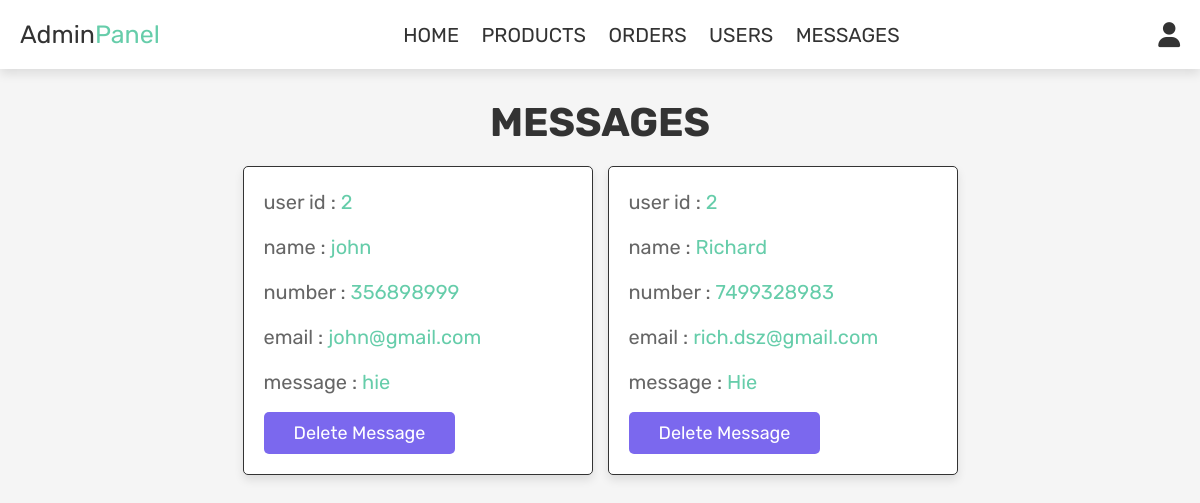
The app's page /project/admin_contacts.php (signed in) with its own data.
### tables this page shows
CREATE TABLE IF NOT EXISTS `message` (
  `id` int(100) NOT NULL AUTO_INCREMENT,
  `user_id` int(100) NOT NULL,
  `name` varchar(100) NOT NULL,
  `email` varchar(100) NOT NULL,
  `number` varchar(12) NOT NULL,
  `message` varchar(500) NOT NULL,
  PRIMARY KEY (`id`)
);

### project/admin_contacts.php (the view, shortened to what this page needs)
<?php
include 'config.php';
?>
<!DOCTYPE html>
<html lang="en">
<head>
   <link rel="stylesheet" href="https://cdnjs.cloudflare.com/ajax/libs/font-awesome/6.0.0/css/all.min.css">
   <link rel="stylesheet" href="css/admin_style.css">
</head>
<body>
<?php include 'admin_header.php'; ?>
<section class="messages">
   <h1 class="title"> messages </h1>
   <div class="box-container">
   <?php
      $select_message = mysqli_query($conn, "SELECT * FROM `message`") or die('query failed');
      if(mysqli_num_rows($select_message) > 0){
         while($fetch_message = mysqli_fetch_assoc($select_message)){
   ?>
   <div class="box">
      <p> user id : <span><?php echo $fetch_message['user_id']; ?></span> </p>
      <p> name : <span><?php echo $fetch_message['name']; ?></span> </p>
      <p> number : <span><?php echo $fetch_message['number']; ?></span> </p>
      <p> email : <span><?php echo $fetch_message['email']; ?></span> </p>
      <p> message : <span><?php echo $fetch_message['message']; ?></span> </p>
      <a href="admin_contacts.php?delete=<?php echo $fetch_message['id']; ?>" onclick="return confirm('delete this message?');" class="delete-btn">delete message</a>
   </div>
   <?php
      };
   }else{
      echo '<p class="empty">you have no messages!</p>';
   }
   ?>
   </div>
</section>
</body>
</html>

### project/css/admin_style.css (style rules this page uses)
:root { --MediumAquaMarine:#66CDAA; --MediumSlateBlue:#7B68EE; --orange:#f39c12; --black:#333; --white:#fff; --light-color:#666; --light-white:#ccc; --light-bg:#f5f5f5; --border:.1rem solid var(--black); --box-shadow:0 .5rem 1rem rgba(0,0,0,.1); }
* { font-family: 'Rubik', sans-serif; margin:0; padding:0; box-sizing: border-box; outline: none; border:none; text-decoration: none; transition:all .2s linear; }
html { font-size: 62.5%; overflow-x: hidden; }
body { background-color: var(--light-bg); }
section { padding:3rem 2rem; }
.title { text-align: center; margin-bottom: 2rem; text-transform: uppercase; color:var(--black); font-size: 4rem; }
.btn, .option-btn, .delete-btn, .white-btn { display: inline-block; margin-top: 1rem; padding:1rem 3rem; cursor: pointer; color:var(--white); font-size: 1.8rem; border-radius: .5rem; text-transform: capitalize; }
.delete-btn { background-color: var(--MediumSlateBlue); }
.messages .box-container { display: grid; grid-template-columns: repeat(auto-fit, 35rem); justify-content: center; gap:1.5rem; max-width: 1200px; margin:0 auto; align-items: flex-start; }
.messages .box-container .box { background-color: var(--white); padding:2rem; border:var(--border); box-shadow: var(--box-shadow); border-radius: .5rem; }
.messages .box-container .box p { padding-bottom: 1.5rem; font-size: 2rem; color:var(--light-color); line-height: 1.5; }
.messages .box-container .box p span { color:var(--MediumAquaMarine); }
.messages .box-container .box .delete-btn { margin-top: 0; }

### records on screen
message: user "2", name "john", number "356898999", email "john@gmail.com", message "hie"
message: user "2", name "Richard", number "7499328983", email "rich.dsz@gmail.com", message "Hie"
